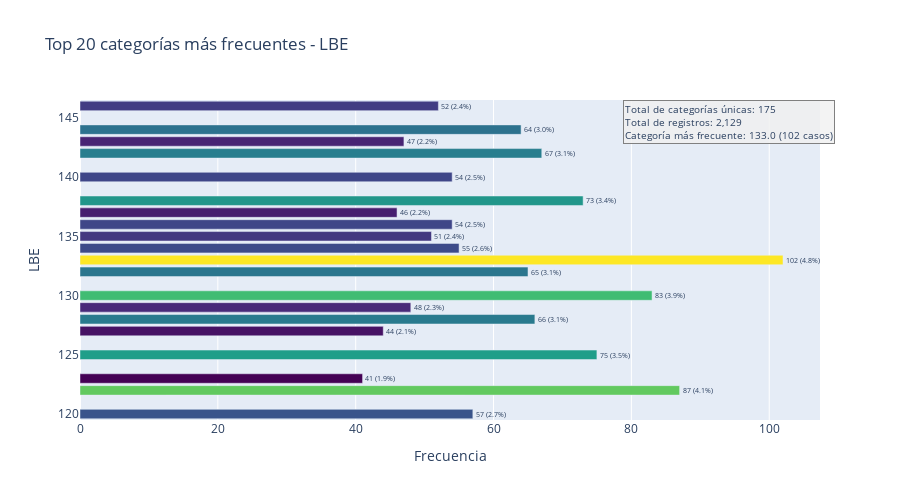

Notebook cell for this chart:
### Markdown cell above
### 3.2 Barras Horizontales

### Code cell
visualization.plot_interactive_bar_horizontal(datos_imputados, column='LBE')

### Figure 1 — Plotly figure (JSON) as saved in the notebook; plotly's stock layout.template omitted (floating-point values rounded to 4 significant figures)
{"data": [{"hovertemplate": "Frecuencia=%{x}<br>LBE=%{y}<br>text=%{text}<br>color=%{marker.color}<extra></extra>", "legendgroup": "", "marker": {"color": [102, 87, 83, 75, 73, 67, 66, 65, 64, 57, 55, 54, 54, 52, 51, 48, 47, 46, 44, 41], "coloraxis": "coloraxis", "pattern": {"shape": ""}}, "name": "", "orientation": "h", "showlegend": false, "text": ["102 (4.8%)", "87 (4.1%)", "83 (3.9%)", "75 (3.5%)", "73 (3.4%)", "67 (3.1%)", "66 (3.1%)", "65 (3.1%)", "64 (3.0%)", "57 (2.7%)", "55 (2.6%)", "54 (2.5%)", "54 (2.5%)", "52 (2.4%)", "51 (2.4%)", "48 (2.3%)", "47 (2.2%)", "46 (2.2%)", "44 (2.1%)", "41 (1.9%)"], "textfont": {"size": 10}, "textposition": "outside", "texttemplate": "%{text}", "type": "bar", "x": [102, 87, 83, 75, 73, 67, 66, 65, 64, 57, 55, 54, 54, 52, 51, 48, 47, 46, 44, 41], "xaxis": "x", "y": [133.0, 122.0, 130.0, 125.0, 138.0, 142.0, 128.0, 132.0, 144.0, 120.0, 134.0, 140.0, 136.0, 146.0, 135.0, 129.0, 143.0, 137.0, 127.0, 123.0], "yaxis": "y"}], "layout": {"annotations": [{"align": "left", "bgcolor": "rgba(240,240,240,0.8)", "bordercolor": "gray", "borderwidth": 1, "font": {"size": 10}, "showarrow": false, "text": "Total de categorías únicas: 175<br>Total de registros: 2,129<br>Categoría más frecuente: 133.0 (102 casos)", "x": 1.02, "xref": "paper", "y": 1, "yref": "paper"}], "barmode": "relative", "coloraxis": {"colorbar": {"title": {"text": "color"}}, "colorscale": [[0, "#440154"], [0.1111, "#482878"], [0.2222, "#3e4989"], [0.3333, "#31688e"], [0.4444, "#26828e"], [0.5556, "#1f9e89"], [0.6667, "#35b779"], [0.7778, "#6ece58"], [0.8889, "#b5de2b"], [1, "#fde725"]], "showscale": false}, "height": 500, "legend": {"tracegroupgap": 0}, "showlegend": false, "title": {"text": "Top 20 categorías más frecuentes - LBE"}, "xaxis": {"anchor": "y", "domain": [0, 1], "title": {"text": "Frecuencia"}}, "yaxis": {"anchor": "x", "categoryorder": "total ascending", "domain": [0, 1], "title": {"text": "LBE"}}}}
